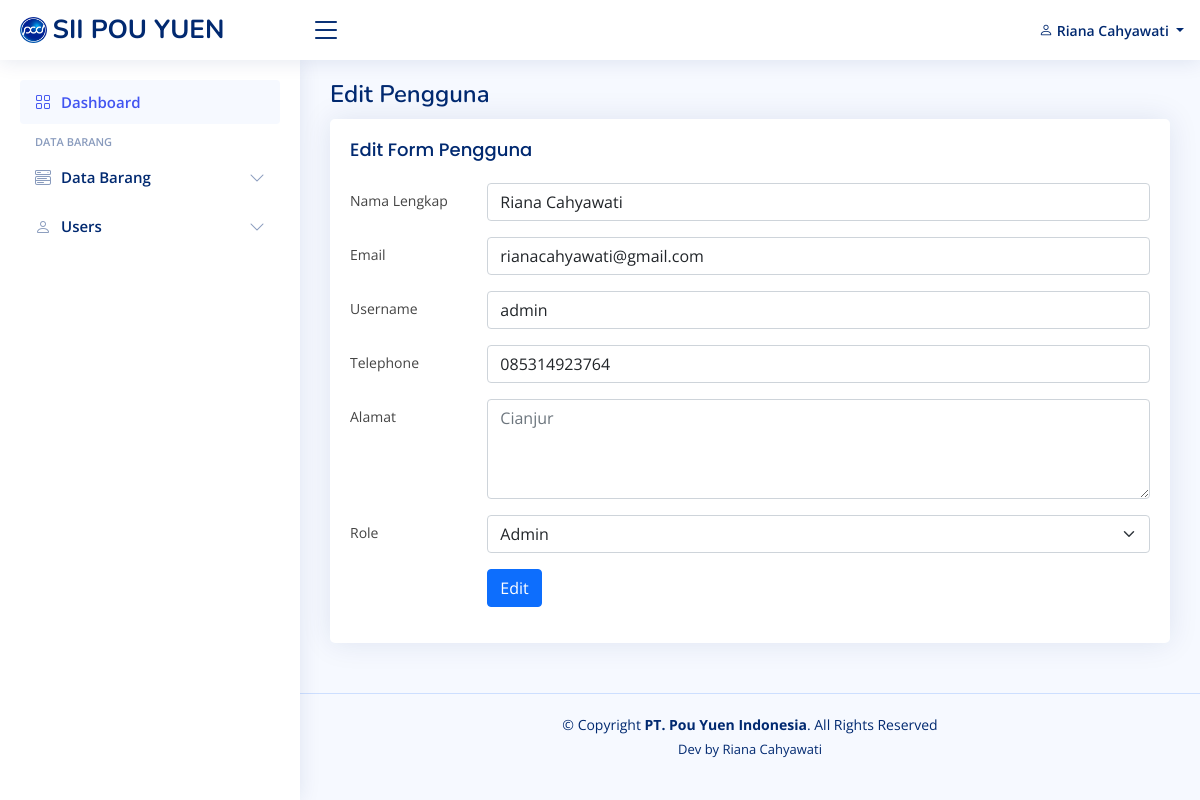
/view_users/users-edit.php?id=1 (signed in), run on an earlier commit of the app's database.
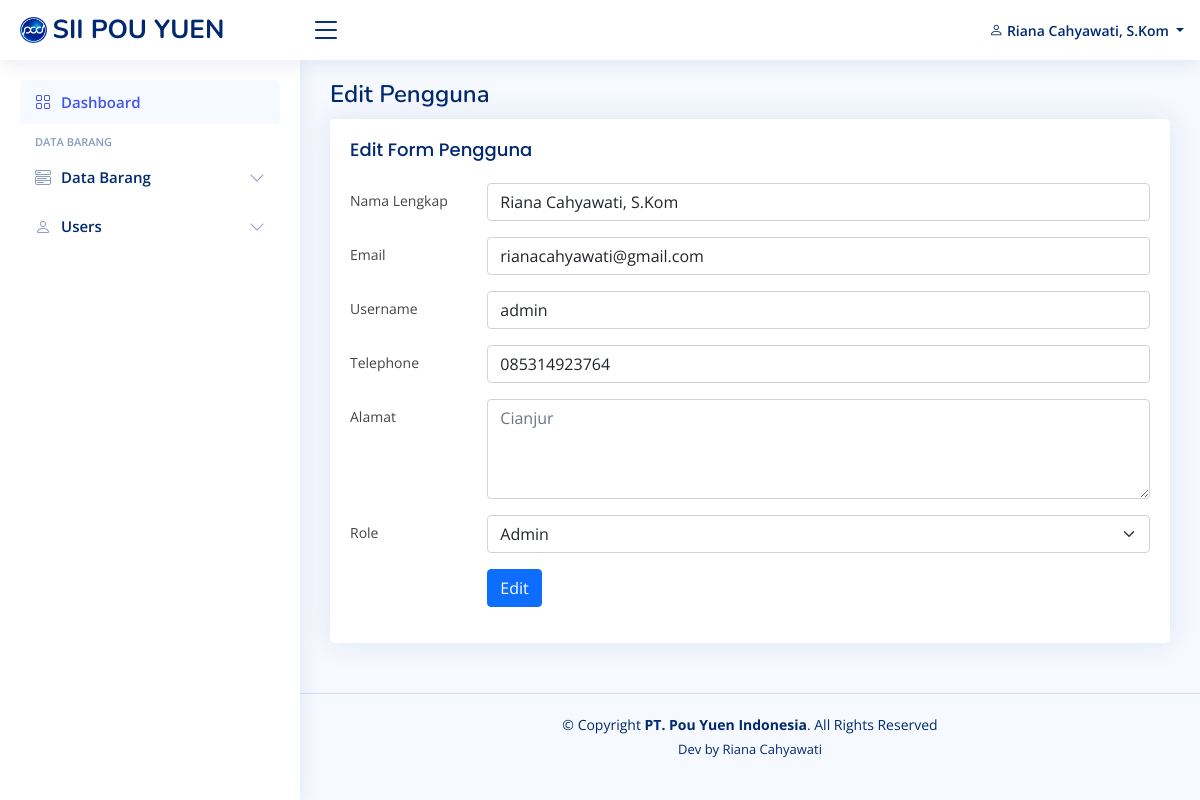
And on a later commit of the database.
### tables this page shows
CREATE TABLE `users` (
  `id` int(11) NOT NULL,
  `nama` varchar(255) NOT NULL,
  `username` varchar(255) NOT NULL,
  `password` varchar(255) NOT NULL,
  `email` varchar(100) NOT NULL,
  `phone` varchar(100) NOT NULL,
  `alamat` varchar(255) NOT NULL,
  `role_id` int(11) NOT NULL
);

CREATE TABLE `users_role` (
  `id_role` int(11) NOT NULL,
  `role_name` varchar(255) NOT NULL
);

### functions.php (called while the page is built, shortened)
<?php
$conn = mysqli_connect("localhost", "root", "", "db_pouyuen");
function query($query)
{
    global $conn;
    $result = mysqli_query($conn, $query);
    $rows = [];
    while ($row = mysqli_fetch_assoc($result)) {
        $rows[] = $row;
    }
    return $rows;
}

### view_users/users-edit.php (the view, shortened to what this page needs)
<?php
include "../view_template/header.php";
include "../view_template/topbar.php";
include "../view_template/sidebar.php";
$id = $_GET['id'];
$users = query("SELECT * FROM users INNER JOIN users_role ON users.role_id = users_role.id_role WHERE id = $id")[0];
?>
<main id="main" class="main">
  <div class="pagetitle">
    <h1>Edit Pengguna</h1>
  </div>
  <section class="section dashboard">
    <div class="row">
      <div class="col">
        <div class="row">
          <div class="col-12">
            <div class="card recent-sales overflow-auto">
              <div class="card-body">
                <h5 class="card-title">Edit Form Pengguna</h5>
                <form action="" method="post">
                  <div class="row mb-3">
                    <label for="nama" class="col-sm-2 col-form-label">Nama Lengkap</label>
                    <div class="col-sm-10">
                      <input type="text" class="form-control" id="nama" name="nama" value="<?= $users['nama']; ?>">
                    </div>
                  </div>
                  <div class="row mb-3">
                    <label for="email" class="col-sm-2 col-form-label">Email</label>
                    <div class="col-sm-10">
                      <input type="email" class="form-control" id="email" name="email" value="<?= $users['email']; ?>">
                    </div>
                  </div>
                  <div class="row mb-3">
                    <label for="username" class="col-sm-2 col-form-label">Username</label>
                    <div class="col-sm-10">
                      <input type="text" class="form-control" id="username" name="username" value="<?= $users['username']; ?>">
                    </div>
                  </div>
                  <div class="row mb-3">
                    <label for="phone" class="col-sm-2 col-form-label">Telephone</label>
                    <div class="col-sm-10">
                      <input type="number" class="form-control" id="phone" name="phone" value="<?= $users['phone']; ?>">
                    </div>
                  </div>
                  <div class="row mb-3">
                    <label for="alamat" class="col-sm-2 col-form-label">Alamat</label>
                    <div class="col-sm-10">
                      <textarea class="form-control" style="height: 100px" id="alamat" name="alamat" value="<?= $users['alamat']; ?>" placeholder="<?= $users['alamat']; ?>"></textarea>
                    </div>
                  </div>
                  <div class="row mb-3">
                    <label for="role" class="col-sm-2 col-form-label">Role</label>
                    <div class="col-sm-10">
                      <select class="form-select" aria-label="Default select example" id="role" name="role_id">
                        <option value="<?= $users['role_id']; ?>"><?= $users['role_name']; ?></option>
                      </select>
                    </div>
                  </div>
                  <div class="row mb-3">
                    <label class="col-sm-2 col-form-label"></label>
                    <div class="col-sm-10">
                      <button type="submit" name="users_edit" class="btn btn-primary">Edit</button>
                    </div>
                  </div>
                </form>
              </div>
            </div>
          </div>
        </div>
      </div>
    </div>
  </section>
</main>
<?php include "../view_template/footer.php"; ?>

### view_template/topbar.php (shortened to what this page needs)
<?php
$id = $_SESSION['id'];
$users = query("SELECT * FROM users INNER JOIN users_role ON users.role_id = users_role.id_role WHERE id = $id")[0];
?>
<header id="header" class="header fixed-top d-flex align-items-center">
  <div class="d-flex align-items-center justify-content-between">
    <a href="index.html" class="logo d-flex align-items-center">
      <img src="../assets/img/logopouyuen.png">
      <span class="d-none d-lg-block">SII POU YUEN</span>
    </a>
    <i class="bi bi-list toggle-sidebar-btn"></i>
  </div>
  <nav class="header-nav ms-auto">
    <ul class="d-flex align-items-center">
      <li class="nav-item dropdown pe-3">
        <a class="nav-link nav-profile d-flex align-items-center pe-0" href="#" data-bs-toggle="dropdown">
          <span class="d-none d-md-block dropdown-toggle ps-2"><i class="bi bi-person"></i> <?= $users['nama']; ?> </span>
        </a>
      </li>
    </ul>
  </nav>
</header>

What changed in the data, as far as the page shows it:
changed users "rianacahyawati@gmail.com": nama "Riana Cahyawati" → "Riana Cahyawati, S.Kom"
